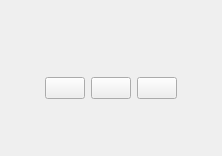
<?xml version="1.0" encoding="UTF-8"?>
<ui version="4.0">
 <class>Counter</class>
 <widget class="QWidget" name="Counter">
  <property name="geometry">
   <rect>
    <x>0</x>
    <y>0</y>
    <width>222</width>
    <height>156</height>
   </rect>
  </property>
  <property name="windowTitle">
   <string>Counter</string>
  </property>
  <layout class="QGridLayout" name="gridLayout">
   <item row="0" column="0">
    <layout class="QVBoxLayout" name="verticalLayout">
     <item>
      <spacer name="verticalSpacer_2">
       <property name="orientation">
        <enum>Qt::Vertical</enum>
       </property>
       <property name="sizeHint" stdset="0">
        <size>
         <width>20</width>
         <height>40</height>
        </size>
       </property>
      </spacer>
     </item>
     <item>
      <widget class="QLabel" name="counterLabel">
       <property name="text">
        <string/>
       </property>
      </widget>
     </item>
     <item>
      <layout class="QHBoxLayout" name="horizontalLayout">
       <item>
        <spacer name="horizontalSpacer">
         <property name="orientation">
          <enum>Qt::Horizontal</enum>
         </property>
         <property name="sizeHint" stdset="0">
          <size>
           <width>40</width>
           <height>20</height>
          </size>
         </property>
        </spacer>
       </item>
       <item>
        <widget class="QPushButton" name="start">
         <property name="text">
          <string/>
         </property>
        </widget>
       </item>
       <item>
        <widget class="QPushButton" name="pause">
         <property name="text">
          <string/>
         </property>
        </widget>
       </item>
       <item>
        <widget class="QPushButton" name="reset">
         <property name="text">
          <string/>
         </property>
        </widget>
       </item>
       <item>
        <spacer name="horizontalSpacer_2">
         <property name="orientation">
          <enum>Qt::Horizontal</enum>
         </property>
         <property name="sizeHint" stdset="0">
          <size>
           <width>40</width>
           <height>20</height>
          </size>
         </property>
        </spacer>
       </item>
      </layout>
     </item>
     <item>
      <spacer name="verticalSpacer">
       <property name="orientation">
        <enum>Qt::Vertical</enum>
       </property>
       <property name="sizeHint" stdset="0">
        <size>
         <width>20</width>
         <height>40</height>
        </size>
       </property>
      </spacer>
     </item>
    </layout>
   </item>
  </layout>
 </widget>
 <resources/>
 <connections/>
</ui>
